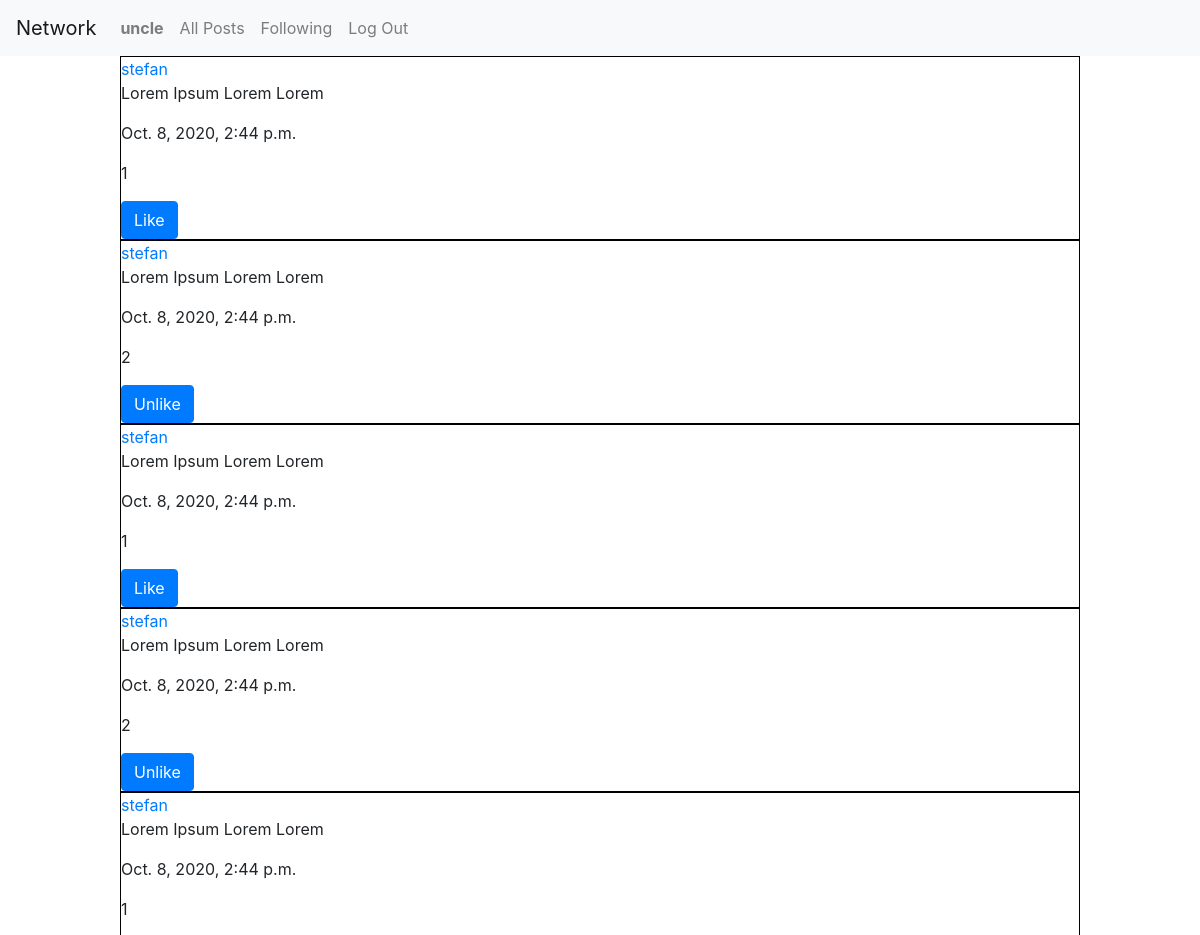
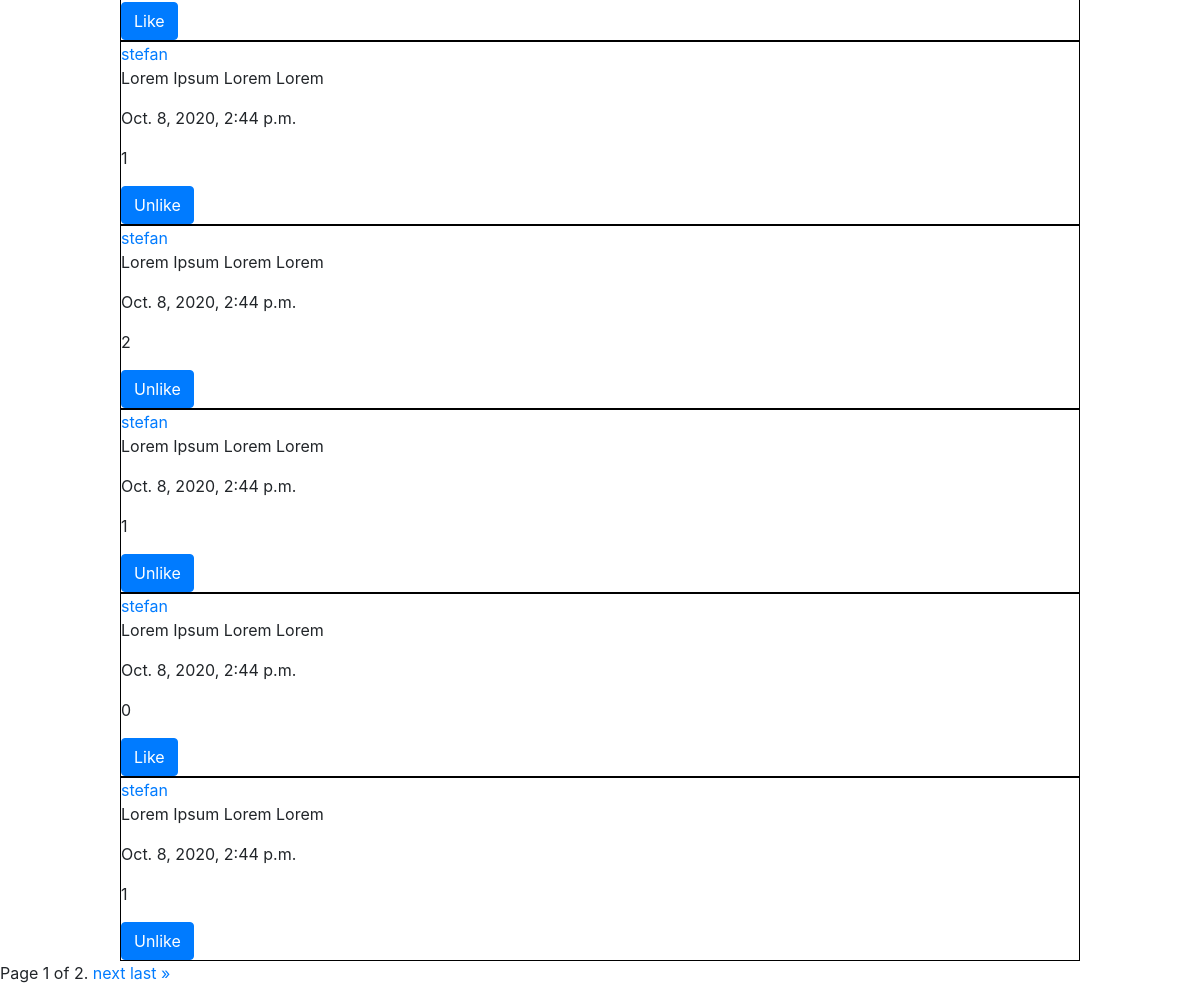
Page /following/ (signed in) on the committed database (2 pictures, top to bottom).
### network/models.py (models this page shows, shortened)
class User(AbstractUser):
    pass

class Post(models.Model):
    user = models.ForeignKey(settings.AUTH_USER_MODEL, on_delete=models.CASCADE, related_name="posts")
    content = models.CharField(max_length = 256)
    date_added = models.DateTimeField(auto_now_add=True)
    like = models.ManyToManyField(User, blank=True, related_name="likes")

### network/views.py (the view)
# urls.py: path("following/", views.following_view, name="following_view"),
def following_view(request):
    current_user = request.user
    users_followed = Profile.objects.get(user=current_user).following.all()
    posts_list = Post.objects.filter(user__in=users_followed).order_by('-date_added')
    paginator = Paginator(posts_list, 10)
    page_number = request.GET.get('page')
    page_obj = paginator.get_page(page_number)
    context = {
        "page_obj": page_obj,
    }
    return render(request, "network/following.html", context)

### network/templates/network/following.html (shortened to what this page needs)
{% extends "network/layout.html" %}
{% load static %}
{% block body %}
    {% for post in page_obj %}
        <div class="post-container">
            <a href="{% url 'display_profile_view' post.user.id %}">{{ post.user.username }}</a>
            <p>{{ post.content }}</p>
            <p>{{ post.date_added }}</p>
            <p id="like_count_{{ post.id }}">{{ post.like.count }}</p>
            {% if user.is_authenticated and request.user != post.user %}
                <a href="#" id="like_button_{{ post.id }}" class="liked btn btn-primary" data-post_id="{{ post.id }}">
                    {% if request.user in post.like.all %}
                        Unlike
                    {% else %}
                        Like
                    {% endif %}
                </a>
            {% endif %}
        </div>
    {% endfor %}
    <div class="pagination">
        <span class="step-links">
            <span class="current">
                Page {{ page_obj.number }} of {{ page_obj.paginator.num_pages }}.
            </span>
            {% if page_obj.has_next %}
                <a href="?page={{ page_obj.next_page_number }}">next</a>
                <a href="?page={{ page_obj.paginator.num_pages }}">last &raquo;</a>
            {% endif %}
        </span>
    </div>
{% endblock %}

### network/templates/network/layout.html (shortened to what this page needs)
{% load static %}
<!DOCTYPE html>
<html lang="en">
    <head>
        <link rel="stylesheet" href="https://stackpath.bootstrapcdn.com/bootstrap/4.4.1/css/bootstrap.min.css">
        <link href="{% static 'network/styles.css' %}" rel="stylesheet">
    </head>
    <body>
        <nav class="navbar navbar-expand-lg navbar-light bg-light">
            <a class="navbar-brand" href="#">Network</a>
            <div>
              <ul class="navbar-nav mr-auto">
                {% if user.is_authenticated %}
                    <li class="nav-item">
                        <a class="nav-link" href="{% url 'display_profile_view' user.id %}"><strong>{{ user.username }}</strong></a>
                    </li>
                {% endif %}
                <li class="nav-item">
                  <a class="nav-link" href="{% url 'index' %}">All Posts</a>
                </li>
                {% if user.is_authenticated %}
                    <li class="nav-item">
                        <a class="nav-link" href="{% url 'following_view' %}">Following</a>
                    </li>
                    <li class="nav-item">
                        <a class="nav-link" href="{% url 'logout' %}">Log Out</a>
                    </li>
                {% endif %}
              </ul>
            </div>
          </nav>
        <div class="body">
            {% block body %}
            {% endblock %}
        </div>
    </body>
</html>

### network/static/network/styles.css (style rules this page uses)
.body { box-sizing:border-box; }
.post-container { width:80%; margin: 0 auto; border: 1px solid black; }

### rows in the picture
User: username "uncle"
Post: user.username "stefan", content "Lorem Ipsum Lorem Lorem", date_added "Oct. 8, 2020, 2:44 p.m.", like.count "1", shows "Like"
Post: user.username "stefan", content "Lorem Ipsum Lorem Lorem", date_added "Oct. 8, 2020, 2:44 p.m.", like.count "2", shows "Unlike"
Post: user.username "stefan", content "Lorem Ipsum Lorem Lorem", date_added "Oct. 8, 2020, 2:44 p.m.", like.count "1", shows "Like"
Post: user.username "stefan", content "Lorem Ipsum Lorem Lorem", date_added "Oct. 8, 2020, 2:44 p.m.", like.count "2", shows "Unlike"
Post: user.username "stefan", content "Lorem Ipsum Lorem Lorem", date_added "Oct. 8, 2020, 2:44 p.m.", like.count "1", shows "Like"
Post: user.username "stefan", content "Lorem Ipsum Lorem Lorem", date_added "Oct. 8, 2020, 2:44 p.m.", like.count "1", shows "Unlike"
Post: user.username "stefan", content "Lorem Ipsum Lorem Lorem", date_added "Oct. 8, 2020, 2:44 p.m.", like.count "2", shows "Unlike"
Post: user.username "stefan", content "Lorem Ipsum Lorem Lorem", date_added "Oct. 8, 2020, 2:44 p.m.", like.count "1", shows "Unlike"
Post: user.username "stefan", content "Lorem Ipsum Lorem Lorem", date_added "Oct. 8, 2020, 2:44 p.m.", like.count "0", shows "Like"
Post: user.username "stefan", content "Lorem Ipsum Lorem Lorem", date_added "Oct. 8, 2020, 2:44 p.m.", like.count "1", shows "Unlike"

### other values in the picture
{{ page_obj.number }} "1"
{{ page_obj.paginator.num_pages }} "2"
